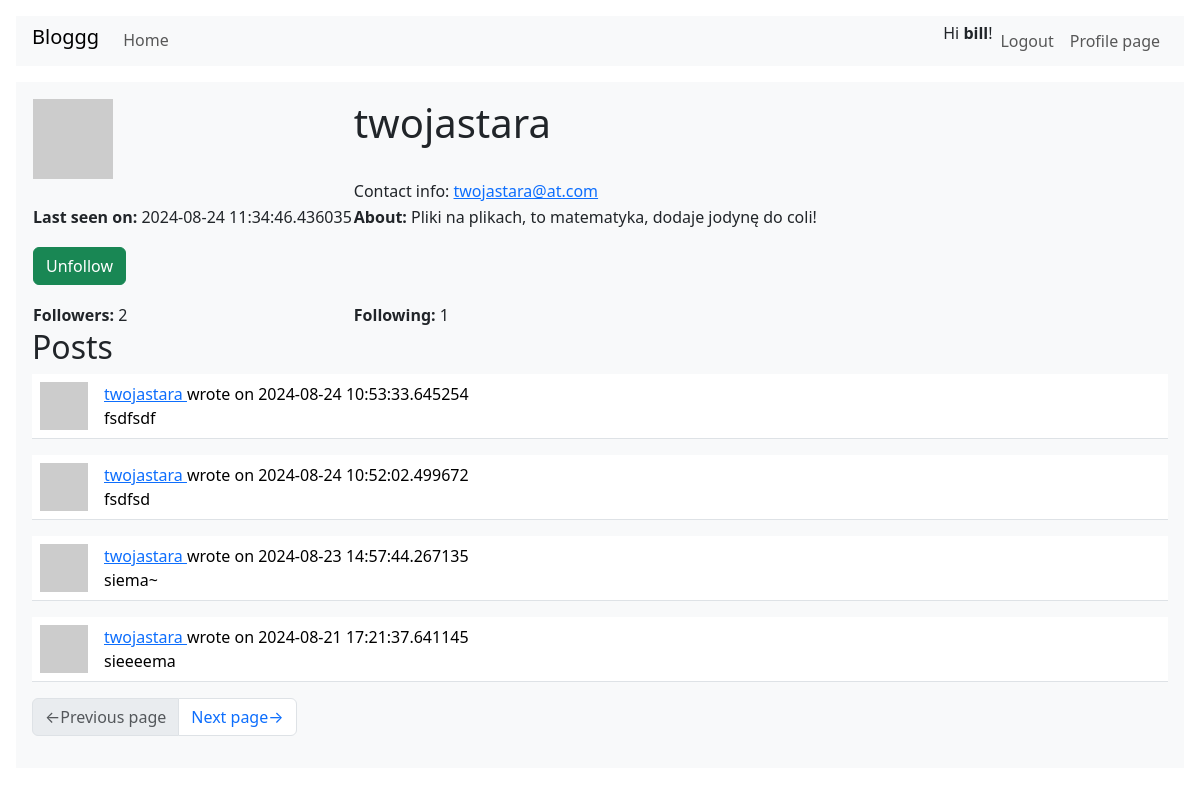
Screenshot of /user/twojastara (signed in) with the database file from the repository.
### webapp/models.py (models this page shows, shortened)
class User(UserMixin, db.Model):
    id:         sqo.Mapped[int] = sqo.mapped_column(primary_key=True)
    username:   sqo.Mapped[str] = sqo.mapped_column(sqa.String(64), index=True, unique=True)
    email:      sqo.Mapped[str] = sqo.mapped_column(sqa.String(128), index=True, unique=True)
    hashed_pass:sqo.Mapped[Optional[str]] = sqo.mapped_column(sqa.String(256))
    about:      sqo.Mapped[Optional[str]] = sqo.mapped_column(sqa.String(4096))
    last_seen:  sqo.Mapped[Optional[datetime]] = sqo.mapped_column(default=lambda: datetime.now(timezone.utc))
    posts:      sqo.WriteOnlyMapped['Post'] = sqo.relationship(back_populates='author')
    followers:  sqo.WriteOnlyMapped['User'] = sqo.relationship(
        secondary=followers_table, primaryjoin=(followers_table.c.followed_id == id),
        secondaryjoin=(followers_table.c.follower_id == id), back_populates='following'
    )
    following:   sqo.WriteOnlyMapped['User'] = sqo.relationship(
        secondary=followers_table, primaryjoin=(followers_table.c.follower_id == id),
        secondaryjoin=(followers_table.c.followed_id == id), back_populates='followers'
    )
    def avatar(self, size):
        hash = md5((self.username+self.email+str(2384129234)).encode('utf-8')).hexdigest()
        return f'https://www.gravatar.com/avatar/{hash}?d=identicon&s={size}'
    def is_following(self, user) -> bool:
        query = self.following.select().where(User.id == user.id)
        return db.session.scalar(query) is not None
    def followers_counter(self):
        query = sqa.select(sqa.func.count()).select_from(self.followers.select().subquery())
        return db.session.scalar(query)
    def following_counter(self):
        query = sqa.select(sqa.func.count()).select_from(self.following.select().subquery())
        return db.session.scalar(query)
    def get_posts_query(self):
        return self.posts.select().order_by(Post.timestamp.desc())

class Post(db.Model):
    id:         sqo.Mapped[int] = sqo.mapped_column(primary_key=True)
    user_id:    sqo.Mapped[int] = sqo.mapped_column(sqa.ForeignKey(User.id), index=True)
    timestamp:  sqo.Mapped[datetime] = sqo.mapped_column(index=True, default=lambda: datetime.now(timezone.utc))
    title:      sqo.Mapped[str] = sqo.mapped_column(sqa.String(64), index=True)
    body:       sqo.Mapped[str] = sqo.mapped_column(sqa.String(4096))
    author:     sqo.Mapped[User] = sqo.relationship(back_populates='posts')

### webapp/routes.py (the view)
@app.route('/user/<username>')
@login_required
def user_page(username):
    user = db.first_or_404(sqa.select(User).where(username == User.username))
    form = EmptyForm()
    page = request.args.get('page', 1, type=int)
    query = user.get_posts_query()
    posts = db.paginate(query, page=page, per_page=app.config['POSTS_PER_PAGE'], error_out=False)
    next_url = url_for('user_page', username=username, page=posts.next_num) if posts.has_next else None
    prev_url = url_for('user_page', username=username, page=posts.prev_num) if posts.has_prev else None
    return render_template('user_page.html', title=f'User {username}',
                           user=user, form=form, posts=posts, next_url=next_url, prev_url=prev_url)

### webapp/forms.py
class EmptyForm(FlaskForm):
    submit = SubmitField('Submit')

### webapp/models.py (called while the page is built)
@login.user_loader
def load_user(id):
    return db.session.get(User, int(id))

### webapp/routes.py (called while the page is built)
@app.before_request
def before_request():
    if current_user.is_authenticated:
        current_user.last_seen = datetime.now(timezone.utc)
        db.session.commit()

### webapp/templates/user_page.html (shortened to what this page needs)
{% extends "base.html" %}
{% block content %}
<table>
    <tr valign="top">
        <td><img src="{{ user.avatar(128) }}"></td>
        <td>
            <h1>{{ user.username }}</h1>
            <br>
            Contact info: <a href="mailto:{{ user.email }}">{{ user.email }}</a>
        </td>
    </tr>
    <tr>
        {% if user.last_seen %}
        <td>
            <p><b>Last seen on: </b>{{ user.last_seen }}</p>
        </td>
        {% endif %}
        {% if user.about %}
        <td>
            <p><b>About: </b>{{ user.about }}</p>
        </td>
        {% endif %}
    </tr>
    <tr>
        {% if current_user.is_authenticated and user != current_user %}
        <td>
            {% if not current_user.is_following(user) %}
            <form action="{{ url_for('follow_user', username=user.username) }}"
                method="post">
                    {{ form.hidden_tag() }}
                    {{ macro_submit.submit_field(form.submit, value='Follow') }}
            </form>
            {% else %}
            <form action="{{ url_for('unfollow_user', username=user.username) }}"
                method="post">
                    {{ macro_submit.submit_field(form.submit, value='Unfollow') }}
            </form>
            {% endif %}
        </td>
        {% endif %}
    </tr>
    <tr>
        <td>
            <b>Followers:</b> {{ user.followers_counter() }}
        </td>
        <td>
            <b>Following:</b> {{ user.following_counter() }}
        </td>
    </tr>
</table>
<h2>Posts</h2>
{% for post in posts %}
    {% include "sub_post.html" %}
{% endfor %}
{% include "sub_pagination.html" %}
{% endblock %}

### webapp/templates/base.html (shortened to what this page needs)
<!DOCTYPE html>
{% import "macro_form_field.html" as macro_form %}
{% import "macro_submit_field.html" as macro_submit %}
<html>
<head>
    <link href="/bootstrap" rel="stylesheet">
</head>
<body>
    <nav class="navbar navbar-expand bg-light m-3 px-3 py-1">
        <div class="d-flex flex-grow-1">
            <span class="navbar-brand h1">Bloggg</span>
            <ul class="navbar-nav">
                <li class="nav-item">
                    <a class="nav-link" href="{{ url_for('index_page') }}">Home</a>
                </li>
            </ul>
        </div>
        <div style="d-flex">
            <ul class="navbar-nav">
            {% if current_user.is_anonymous %}
                <li class="nav-item">
                    <a class="nav-link" href="{{ url_for('login_page') }}">Login</a>
                </li>
                <li class="nav-item">
                    <a class="nav-link" href="{{ url_for('registration_page') }}">Register</a>
                </li>
            {% else %}
                <li class="nav-item">
                    Hi <b>{{ current_user.username }}</b>!
                </li>
                <li class="nav-item">
                    <a class="nav-link" href="{{ url_for('logout_page') }}">Logout</a>
                </li>
                <li class="nav-item">
                    <a class="nav-link" href="{{ url_for('user_page', username=current_user.username) }}">Profile page</a>
                </li>
            {% endif %}
            </ul>
        </div>
    </nav>
    <div class="container-fluid m-0 px-3">
        <div class="container-fluid m-0 p-3 bg-light">
        {% block content %} {% endblock %}
        </div>
    </div>
</body>
</html>

### webapp/templates/sub_post.html
<table class="table table-hover">
    <tr>
        <td width="64px">
            <a href="{{ url_for('user_page', username=post.author.username) }}">
                <img src="{{ post.author.avatar(64) }}" class="img-fluid">
            </a>
        </td>
        <td>
            <a href="{{ url_for('user_page', username=post.author.username) }}">
                {{ post.author.username }}
            </a>
            wrote on {{ post.timestamp }}
            <br>
            {{ post.body }}
        </td>
    </tr>
</table>

### rows the page displays
User: username "bill"
User: username "twojastara", email "twojastara@at.com", last_seen "2024-08-24 11:34:46.436035", about "Pliki na plikach, to matematyka, dodaje jodynę do coli!"
Post: author.username "twojastara", timestamp "2024-08-24 10:53:33.645254", body "fsdfsdf"
Post: author.username "twojastara", timestamp "2024-08-24 10:52:02.499672", body "fsdfsd"
Post: author.username "twojastara", timestamp "2024-08-23 14:57:44.267135", body "siema~"
Post: author.username "twojastara", timestamp "2024-08-21 17:21:37.641145", body "sieeeema"

### other values shown
{{ user.followers_counter() }} "2"
{{ user.following_counter() }} "1"
